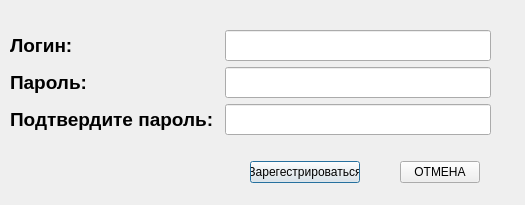
<?xml version="1.0" encoding="UTF-8"?>
<ui version="4.0">
 <class>Dialog</class>
 <widget class="QDialog" name="Dialog">
  <property name="geometry">
   <rect>
    <x>0</x>
    <y>0</y>
    <width>525</width>
    <height>205</height>
   </rect>
  </property>
  <property name="windowTitle">
   <string>Dialog</string>
  </property>
  <widget class="QWidget" name="layoutWidget">
   <property name="geometry">
    <rect>
     <x>10</x>
     <y>30</y>
     <width>481</width>
     <height>105</height>
    </rect>
   </property>
   <layout class="QHBoxLayout" name="horizontalLayout_2">
    <item>
     <layout class="QVBoxLayout" name="verticalLayout_2">
      <item>
       <widget class="QLabel" name="label">
        <property name="font">
         <font>
          <pointsize>14</pointsize>
          <weight>75</weight>
          <bold>true</bold>
         </font>
        </property>
        <property name="focusPolicy">
         <enum>Qt::NoFocus</enum>
        </property>
        <property name="text">
         <string>Логин:</string>
        </property>
       </widget>
      </item>
      <item>
       <widget class="QLabel" name="label_3">
        <property name="font">
         <font>
          <pointsize>14</pointsize>
          <weight>75</weight>
          <bold>true</bold>
         </font>
        </property>
        <property name="text">
         <string>Пароль: </string>
        </property>
       </widget>
      </item>
      <item>
       <widget class="QLabel" name="label_4">
        <property name="font">
         <font>
          <pointsize>14</pointsize>
          <weight>75</weight>
          <bold>true</bold>
         </font>
        </property>
        <property name="text">
         <string>Подтвердите пароль: </string>
        </property>
       </widget>
      </item>
     </layout>
    </item>
    <item>
     <layout class="QHBoxLayout" name="horizontalLayout">
      <item>
       <layout class="QVBoxLayout" name="verticalLayout">
        <item>
         <widget class="QLineEdit" name="loginReg">
          <property name="font">
           <font>
            <pointsize>14</pointsize>
           </font>
          </property>
         </widget>
        </item>
        <item>
         <widget class="QLineEdit" name="passwordReg">
          <property name="font">
           <font>
            <pointsize>14</pointsize>
           </font>
          </property>
         </widget>
        </item>
        <item>
         <widget class="QLineEdit" name="passwordReg_2">
          <property name="font">
           <font>
            <pointsize>14</pointsize>
           </font>
          </property>
         </widget>
        </item>
       </layout>
      </item>
     </layout>
    </item>
   </layout>
  </widget>
  <widget class="QWidget" name="layoutWidget">
   <property name="geometry">
    <rect>
     <x>250</x>
     <y>160</y>
     <width>230</width>
     <height>25</height>
    </rect>
   </property>
   <layout class="QHBoxLayout" name="horizontalLayout_3">
    <property name="spacing">
     <number>40</number>
    </property>
    <item>
     <widget class="QPushButton" name="RegPushButton">
      <property name="text">
       <string>Зарегестрироваться</string>
      </property>
     </widget>
    </item>
    <item>
     <widget class="QPushButton" name="pushButton">
      <property name="text">
       <string>ОТМЕНА</string>
      </property>
     </widget>
    </item>
   </layout>
  </widget>
 </widget>
 <resources/>
 <connections/>
</ui>
